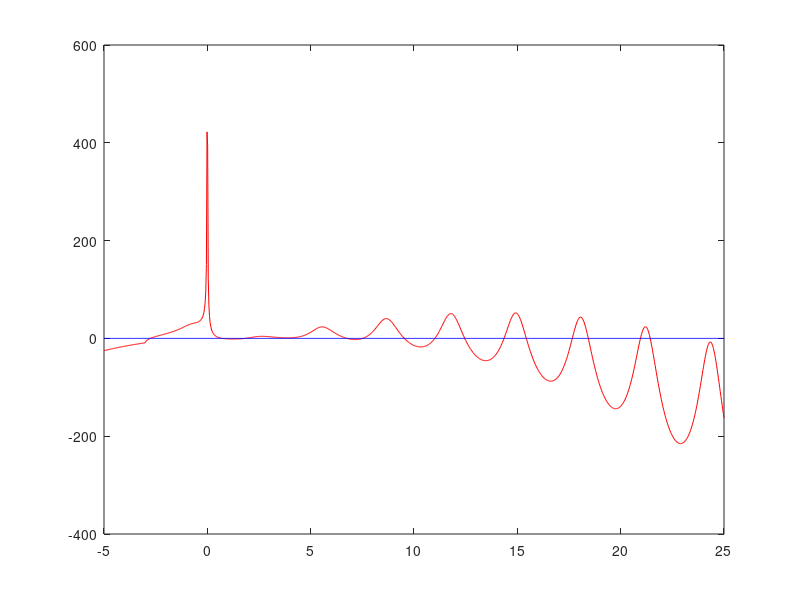

Here is the MATLAB script that generated this plot:
x = linspace(-5,25, 1000);

f = 0*x;
fun = @(x) (((5.*(x-1).^2).*sqrt(x+3))./ ...
    (abs(x).*sqrt(2+sin(2.*x)))) - x.^2

plot(x, fun(x), 'r',x, f, 'b');

x1 = fzero(fun, 1)
